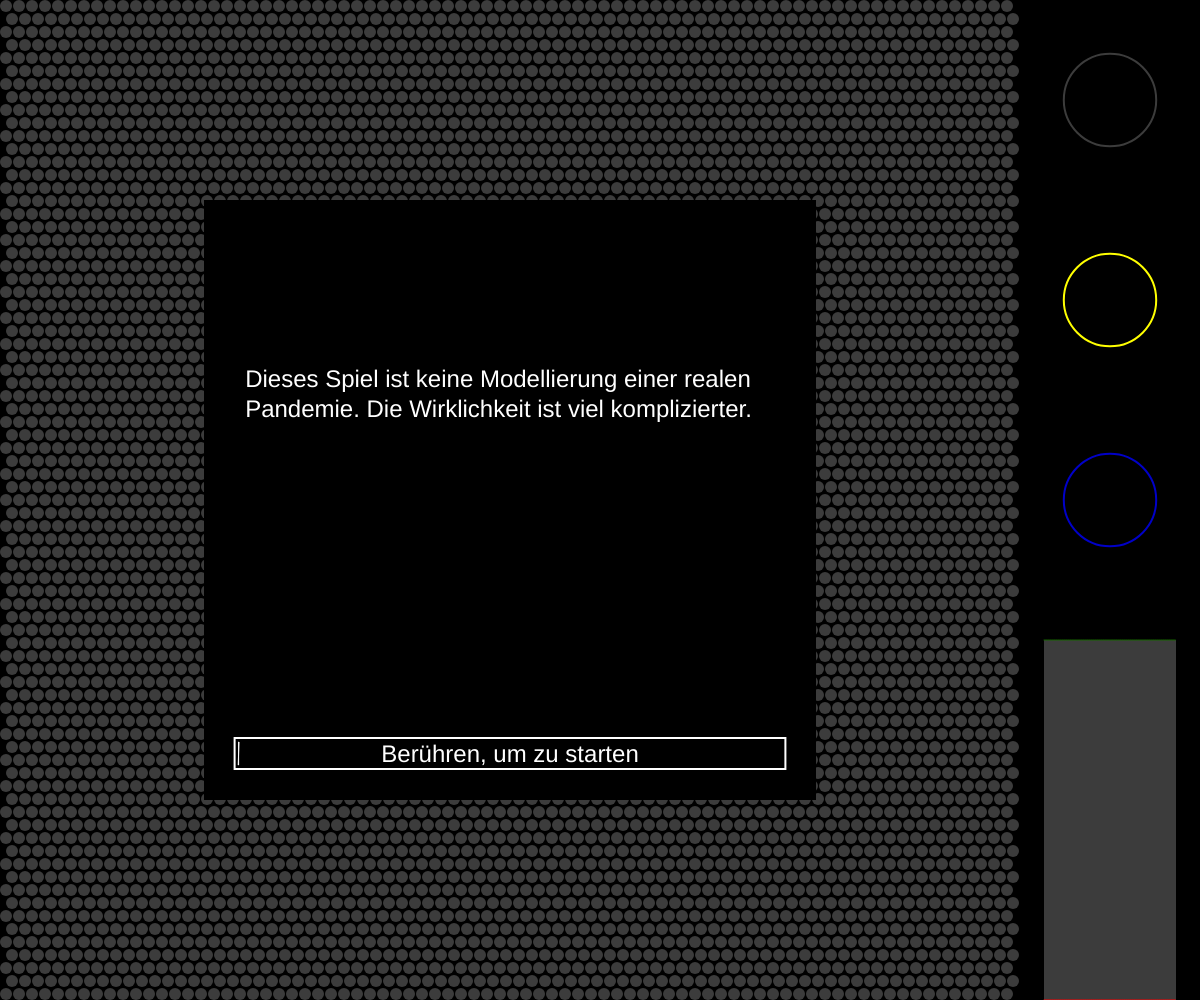
Frame 1 (no input)
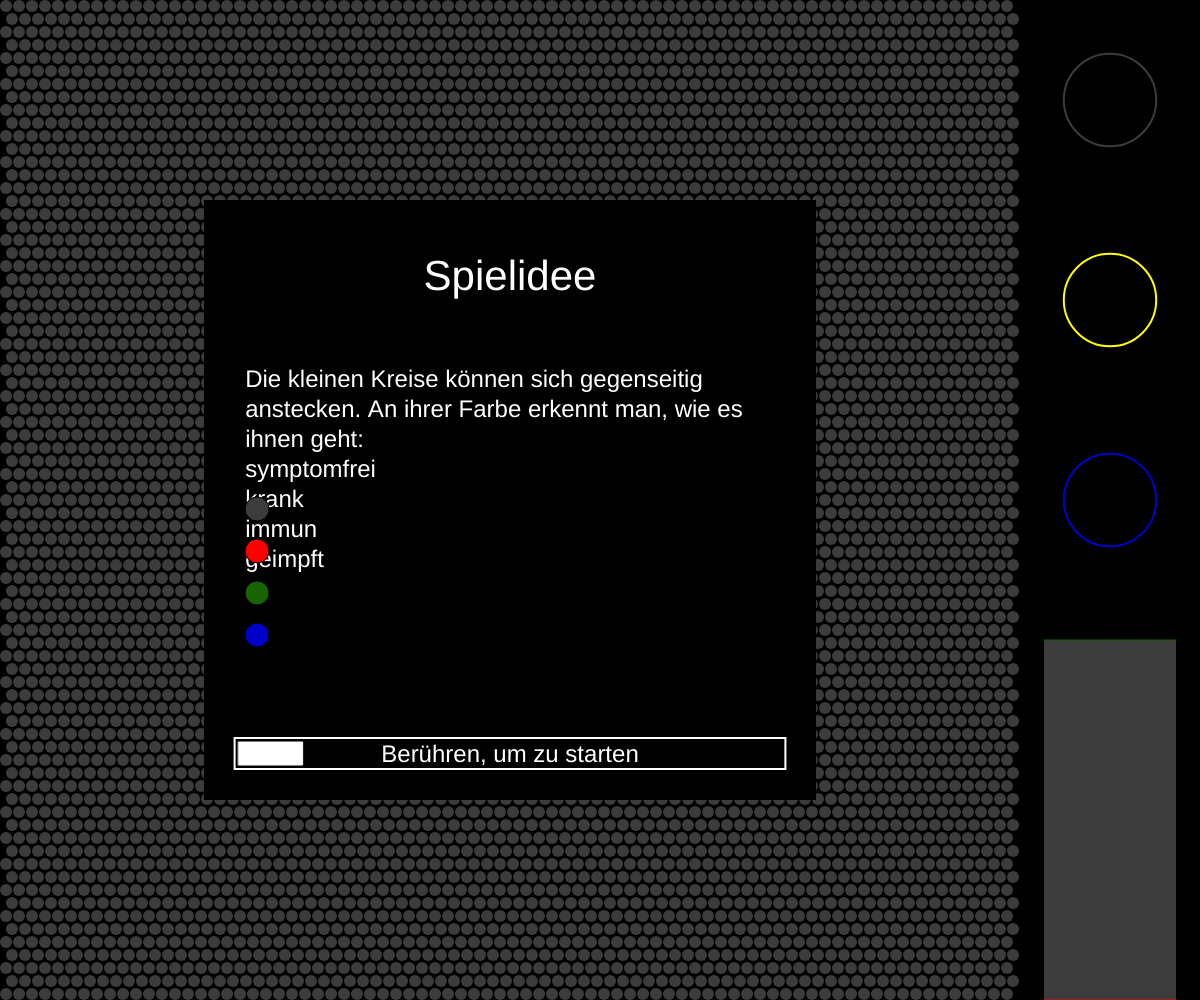
Frame 60 (no input)
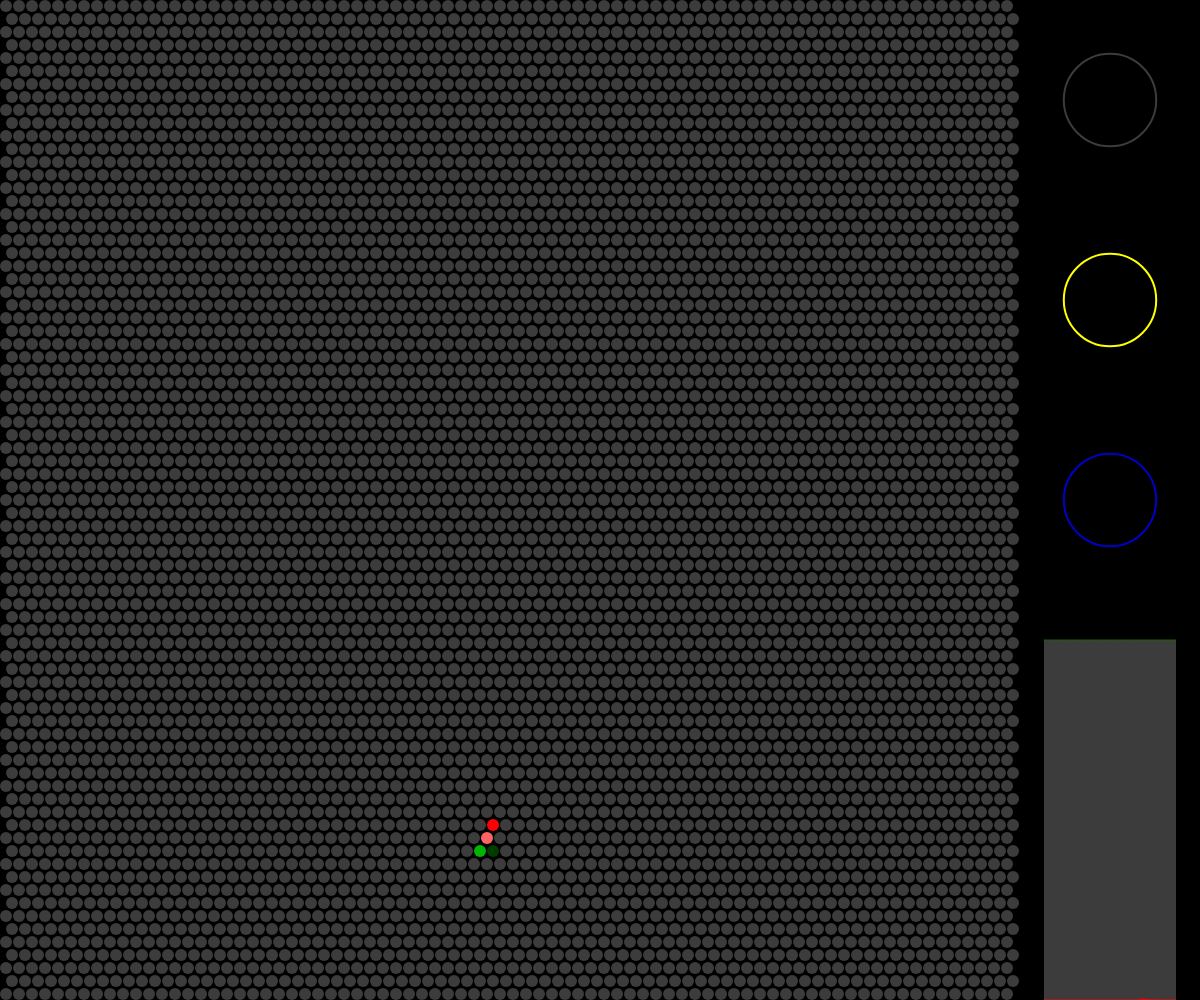
Frame 120 (the mouse pressed at the canvas centre since frame 60)

The p5.js sketch that drew these frames (run headless with seeded random() and noise() and a simulated clock; from frame 60 on, the mouse is pressed at the canvas centre):

// p5.js sketch
// ── sketch.js
class Game {
    size = {};
    sidebar = {
        perc: 15,
        offset: {
            left: 2,
            right: 2,
        },
        el: {},
    };
    people = {
        size: 12,
        space: 1,
        lst: [],
    };
    score = [];
    rate = {
        qsize: 3,
        strong: 0.039,
        weak: 0.013,
        travel: 0.003,
        protection: 0.2,
        begin: {
            protection: 80,
            quarantine: 220,
            vaccinate: 500,
        },
    };
    text = {
        header: 42,
        par: 24,
        margin: 20,
        textmargin: 8,
    }
    intro_ = {
        time: 500,
        counter: 0,
    }
    result_ = {
        time: 100,
        counter: 0,
    }
    load = {
        margin: 5,
        height: 5,
    }
    qzones = [];

    constructor(windowWidth, windowHeight) {
        this.state = 'intro';
        // general measures
        this.size.x = windowWidth / 100 * (100 - this.sidebar.perc);
        this.size.y = windowHeight;
        this.sidebar.size = windowWidth / 100 * this.sidebar.perc;
        this.sidebar.el.start = this.size.x + (windowWidth / 100 * this.sidebar.offset.left);
        this.sidebar.el.stop = windowWidth - (windowWidth / 100 * this.sidebar.offset.right);
        this.sidebar.el.size = this.sidebar.el.stop - this.sidebar.el.start;
        this.sidebar.el.center = this.sidebar.el.start + this.sidebar.el.size / 2;
        this.people.rows = floor(this.size.y / (this.people.size + this.people.space));
        this.people.cols = floor(this.size.x / (this.people.size + this.people.space));
        let offset_x = this.size.x / 100 * this.text.margin;
        let len_x = this.size.x - 2 * offset_x;
        let offset_y = this.size.y / 100 * this.text.margin;
        let len_y = this.size.x - 2 * offset_y;
        this.load.x1 = offset_x + len_x / 100 * this.load.margin;
        this.load.x2 = this.size.x - offset_x - len_x / 100 * this.load.margin;
        this.load.y1 = this.size.y - offset_y - len_y / 100 * this.load.margin - len_y / 100 * this.load.height;
        this.load.y2 = this.size.y - offset_y - len_y / 100 * this.load.margin;
        // control positions
        let ysize = this.size.y * 0.6;
        let offset = (ysize / 3) / 2;
        this.sidebar.el.protect = ysize / 3 - offset;
        this.sidebar.el.quarantine = (ysize / 3) * 2 - offset;
        this.sidebar.el.vaccinate = ysize - offset;
        this.sidebar.el.bsize = this.sidebar.el.size * 0.7;
        // init people
        let index = 0;
        for (let y = 0; y <= this.people.rows; y++) {
            for (let x = 0; x < this.people.cols; x++) {
                this.people.lst[index++] = new Person(
                    (x * (this.people.size + this.people.space)) + (this.people.size / 2) + (y % 2 == 0 ? 0 : this.people.size / 2),
                    (y * (this.people.size + this.people.space)) + (this.people.size / 2),
                    this.people.size, x, y);
            }
        }
        // init score
        this.people.num = index;
        for (let i = 0; i < 200; i++) {
            this.score[i] = [0, 0];
        }
        for (let i = 0; i < this.people.lst.length; i++) {
            this.people.lst[i].findNeighbours(this.people.lst, this.people.cols);
        }
    }

    draw() {
        background(colors.background);

        // game area
        this.people.lst.forEach(person => person.draw());

        // controls
        push();
        textAlign(CENTER);
        textSize(this.text.par);
        fill(colors.background);
        strokeWeight(2);
        stroke(colors['healthy']);
        circle(this.sidebar.el.center, this.sidebar.el.protect, this.sidebar.el.bsize);
        if (this.days > this.rate.begin.protection) {
            stroke(colors['healthy1']);
            strokeWeight(3);
            circle(this.sidebar.el.center, this.sidebar.el.protect, this.sidebar.el.bsize);
            stroke(colors['healthy2']);
            strokeWeight(5);
            circle(this.sidebar.el.center, this.sidebar.el.protect, this.sidebar.el.bsize);
            stroke(colors['healthy3']);
            strokeWeight(8);
            circle(this.sidebar.el.center, this.sidebar.el.protect, this.sidebar.el.bsize);
            stroke(colors['healthy4']);
            strokeWeight(13);
            circle(this.sidebar.el.center, this.sidebar.el.protect, this.sidebar.el.bsize);
            stroke(colors.background);
            fill(colors.text);
            text('Schutz', this.sidebar.el.center, this.sidebar.el.protect + this.sidebar.perc / 4);
        }

        fill(colors.background);
        strokeWeight(2);
        stroke(colors.quarantine);
        circle(this.sidebar.el.center, this.sidebar.el.quarantine, this.sidebar.el.bsize);
        if (this.days > this.rate.begin.quarantine) {
            stroke(colors.quarantine1);
            strokeWeight(3);
            circle(this.sidebar.el.center, this.sidebar.el.quarantine, this.sidebar.el.bsize);
            stroke(colors.quarantine2);
            strokeWeight(5);
            circle(this.sidebar.el.center, this.sidebar.el.quarantine, this.sidebar.el.bsize);
            stroke(colors.quarantine3);
            strokeWeight(8);
            circle(this.sidebar.el.center, this.sidebar.el.quarantine, this.sidebar.el.bsize);
            stroke(colors.quarantine4);
            strokeWeight(13);
            circle(this.sidebar.el.center, this.sidebar.el.quarantine, this.sidebar.el.bsize);
            stroke(colors.background);
            fill(colors.text);
            text('Q', this.sidebar.el.center, this.sidebar.el.quarantine + this.sidebar.perc / 4);
        }

        fill(colors.background);
        strokeWeight(2);
        stroke(colors['-8']);
        circle(this.sidebar.el.center, this.sidebar.el.vaccinate, this.sidebar.el.bsize);
        if (this.days > this.rate.begin.vaccinate) {
            stroke(colors['-81']);
            strokeWeight(3);
            circle(this.sidebar.el.center, this.sidebar.el.vaccinate, this.sidebar.el.bsize);
            stroke(colors['-82']);
            strokeWeight(5);
            circle(this.sidebar.el.center, this.sidebar.el.vaccinate, this.sidebar.el.bsize);
            stroke(colors['-83']);
            strokeWeight(8);
            circle(this.sidebar.el.center, this.sidebar.el.vaccinate, this.sidebar.el.bsize);
            stroke(colors['-84']);
            strokeWeight(13);
            circle(this.sidebar.el.center, this.sidebar.el.vaccinate, this.sidebar.el.bsize);
            stroke(colors.background);
            fill(colors.text);
            text('Impfen', this.sidebar.el.center, this.sidebar.el.vaccinate + this.sidebar.perc / 4);
        }
        pop();

        // score board
        let bad = 0;
        let infected = 0;
        for (let i = 0; i < this.people.lst.length; i++) {
            let person = this.people.lst[i];
            if (person.days > 6 && person.days < 16)
                infected++;
            if (person.days == -9)
                bad++;
        }
        let size = this.size.y * 0.4;
        let offset = size * 0.1;
        let start = this.size.y - size + offset;
        push();
        fill(colors['healthy']);
        noStroke();
        rectMode(CORNERS);
        rect(this.sidebar.el.start, start, this.sidebar.el.stop, this.size.y);
        this.score.splice(0, 1);
        this.score.push([bad, infected]);
        for (let i = 0; i < this.score.length; i++) {
            let x = map(i, 0, this.score.length, this.sidebar.el.start, this.sidebar.el.stop);
            let y0 = map(this.score[i][0], 0, this.people.lst.length, start, this.size.y);
            let y1 = map(this.score[i][1], 0, this.people.lst.length, this.size.y, start);
            strokeWeight(1);
            stroke(colors['-9']);
            line(x, start, x, y0);
            stroke(colors['6']);
            line(x, this.size.y, x, y1);
        }
        pop();
    }

    dialog(header, par, legend) {
        let offset_x = this.size.x / 100 * this.text.margin;
        let offset_y = this.size.y / 100 * this.text.margin;
        let len_x = (this.size.x - 2 * offset_x) / 100 * (100 - 2 * this.text.textmargin);
        let len_y = this.size.y - 2 * offset_y;
        push();
        fill(colors.background);
        rectMode(CORNERS);
        rect(offset_x, offset_y, this.size.x - offset_x, this.size.y - offset_y);
        textAlign(CENTER);
        textSize(this.text.header);
        stroke(colors.background);
        fill(colors.text);
        text(header, this.size.x / 2, offset_y + len_y / 100 * this.text.textmargin + this.text.header);
        textAlign(LEFT);
        textSize(this.text.par);
        text(par, offset_x + len_x / 100 * this.text.textmargin, offset_y + len_y / 100 * (this.text.textmargin + 20), len_x, len_y)
        if (legend) {
            fill(colors.healthy);
            circle(offset_x + len_x / 100 * this.text.textmargin + this.text.par / 2, offset_y + len_y / 100 * (this.text.textmargin + 43.5), this.text.par);
            fill(colors['6']);
            circle(offset_x + len_x / 100 * this.text.textmargin + this.text.par / 2, offset_y + len_y / 100 * (this.text.textmargin + 50.5), this.text.par);
            fill(colors['-9']);
            circle(offset_x + len_x / 100 * this.text.textmargin + this.text.par / 2, offset_y + len_y / 100 * (this.text.textmargin + 57.5), this.text.par);
            fill(colors['-8']);
            circle(offset_x + len_x / 100 * this.text.textmargin + this.text.par / 2, offset_y + len_y / 100 * (this.text.textmargin + 64.5), this.text.par);
        }
        pop();
    }

    loadbar(current, max, txt) {
        let edge = 4
        let percent = map(current, 0, max, this.load.x1 + edge, this.load.x2 - edge);
        push();
        strokeWeight(2);
        stroke(colors.text);
        fill(colors.background);
        rectMode(CORNERS);
        rect(this.load.x1, this.load.y1, this.load.x2, this.load.y2);
        strokeWeight(1);
        fill(colors.text);
        rect(this.load.x1 + edge, this.load.y1 + edge, percent, this.load.y2 - edge);
        stroke(colors.background);
        strokeWeight(2);
        textAlign(CENTER);
        textSize(this.text.par);
        text(txt, (this.load.x2 - this.load.x1) / 2 + this.load.x1, this.load.y1 + this.text.par);
        pop();
    }

    initPlay() {
        this.rate.begin.quarantine = 220;
        this.people.lst.forEach(person => person.days = -1);
        this.people.lst.forEach(person => person.quarantined = false);
        for (let i = 0; i < 200; i++) {
            this.score[i] = [0, 0];
        }
        // first infection
        let p0 = this.people.lst[floor(Math.random() * this.people.lst.length)];
        p0.days = 4;
        let p1 = [];
        p0.neighbours.forEach(i => p1.push(this.people.lst[i].neighbours));
        p1 = p1.flat().filter(onlyUnique);
        p1.filter(i => !p0.neighbours.includes(i)).forEach(i => this.people.lst[i].days = floor(Math.random() * 8));
        this.days = 0;
        this.virulent = true;
        this.vaccinate = false;
        this.protection = false;
    }

    intro() {
        this.draw();
        let timeunit = this.intro_.time / 11;
        let h = '';
        let t = '';
        let legend = false;
        this.days = 0;
        if (this.intro_.counter >= 0 * timeunit) {
            t = 'Dieses Spiel ist keine Modellierung einer realen Pandemie. Die Wirklichkeit ist viel komplizierter.';
        }
        if (this.intro_.counter >= 1 * timeunit) {
            h = 'Spielidee';
            t = 'Die kleinen Kreise können sich gegenseitig anstecken. An ihrer Farbe erkennt man, wie es ihnen geht:\n\t\tsymptomfrei\n\t\tkrank\n\t\timmun\n\t\tgeimpft';
            if (this.intro_.counter < 3 * timeunit)
                legend = true;
        }
        if (this.intro_.counter >= 3 * timeunit) {
            h = 'Spielidee';
            t = 'Bekämpfe die Pandemie durch Schutzmaßnahmen, Quarantäne und Impfung!';
        }
        if (this.intro_.counter >= 4 * timeunit) {
            h = 'Schutz';
            t = 'Ein Klick auf das Schutzsymbol (oben rechts) bewirkt, dass einige Kreise sich besser schützen. Man erkennt sie an ihrer hellgrauen Farbe. Erneutes Klicken erhöht die Anzahl, senkt zugleich aber die allgemeine Vorsicht.';
            this.days = this.rate.begin.protection + 1;
        }
        if (this.intro_.counter >= 6 * timeunit) {
            h = 'Quarantäne';
            t = 'Sobald das gelbe Q erscheint, kann man durch Klicks auf das Spielfeld Quarantänezonen einrichten. Bis zu vier Quarantänezonen sind gleichzeitig möglich.';
            this.days = this.rate.begin.quarantine + 1;
        }
        if (this.intro_.counter >= 8 * timeunit) {
            h = 'Impfen';
            t = 'Ein Klick auf das Impfsymbol startet die Impfkampagne.';
            this.days = this.rate.begin.vaccinate + 1;
        }
        if (this.intro_.counter >= 9 * timeunit) {
            h = 'Spielziel';
            t = 'Je weniger Kreise zum Ende der Pandemie grün sind, desto besser. Denn die grünen Kreise stehen für schwere Krankheitsverläufe.';
        }
        if (this.intro_.counter >= 10 * timeunit) {
            h = 'Los geht\'s!';
            t = 'Zunächst entwickelt sich die Pandemie ungestört. Man muss etwas warten, bevor man sie bekämpfen kann.';
        }
        this.dialog(h, t, legend);
        this.loadbar(this.intro_.counter, this.intro_.time, 'Berühren, um zu starten');
        this.intro_.counter++;
        if (this.intro_.counter == this.intro_.time) {
            this.state = 'intro';
            this.intro_.counter = 0;
        }
    }

    play() {
        this.draw();
        if (frameCount % 1 == 0) {
            if (!this.virulent) {
                this.state = 'result';
                this.draw();
                let t = 'Nach ' + this.days + ' Tagen ist diese Pandemie nun erloschen.'
                if (this.days < this.rate.begin.quarantine) {
                    t += ' Glück gehabt! Gelegentlich versiegt eine Infektionskette durch Zufall.';
                } else {
                    let rate = floor(this.people.lst.filter(person => person.days == -9).length * 100 / this.people.lst.length);
                    t += ' ' + rate + '% der Kreise hatten einen schweren Infektionsverlauf.';
                    if (rate < 20)
                        t += ' Das ist ein ausgezeichnetes Ergebnis.';
                    else if (rate < 32)
                        t += ' Gut! Etwa halb so schlimm wie ohne Maßnahmen.';
                    else if (rate < 47)
                        t += ' Kein gutes Ergebnis. Die Maßnahmen reichten nicht aus!';
                    else
                        t += ' Schlimm! Ein schlechtes Krisenmanagement!';
                }
                this.dialog('Bewertung', t);
            } else {
                // end game when no one is virulent
                this.virulent = this.people.lst.filter(person => person.days > -1).length > 0;
                // infected may infect neighbours
                for (let i = 0; i < this.people.lst.length; i++) {
                    this.people.lst[i].infect(this.people.lst, this.rate);
                }
                // vaccinate one random person
                if (this.days > this.rate.begin.vaccinate && this.vaccinate)
                    this.people.lst[floor(Math.random() * this.people.lst.length)].vaccinate();
                // people put masks on and off
                if (this.protection) {
                    for (let i = 0; i < 8; i++) {
                        let p = this.people.lst[floor(Math.random() * this.people.lst.length)];
                        if (p.days == -1 && Math.random() <= this.rate.protection)
                            p.days = -2;
                        else if (p.days == -2)
                            p.days = -1;
                    }
                }
                this.days++;
            }
        }
    }

    result() {
        this.loadbar(this.result_.counter, this.result_.time, '');
        this.result_.counter++;
        if (this.result_.counter == this.result_.time) {
            this.state = 'intro';
            this.result_.counter = 0;
        }
    }
}


class Person {
    constructor(x, y, size, row, col) {
        this.x = x;
        this.y = y;
        this.size = size;
        this.row = row;
        this.col = col;
        this.days = -1;
        this.infections = 0;
        this.quarantined = false;
    }

    findNeighbours(people, cols) {
        let n = [];
        let he = this;
        people.forEach(function(she) {
            if ((dist(she.x, she.y, he.x, he.y) < (he.size * 1.3)) && (she != he))
                n.push(she.col * cols + she.row);
        });
        this.neighbours = n;
    }

    vaccinate() {
        this.days = -8;
    }

    draw() {
        if (this.quarantined) {
            strokeWeight(1);
            stroke(colors.quarantine);
        } else {
            noStroke();
        }
        fill(colors[this.days]);
        circle(this.x, this.y, this.size);
    }

    infectPerson(other) {
        if (this.quarantined == other.quarantined) {
            if ((other.days == -1) || ((other.days == -2) && (Math.random() < 0.5))) {
                if ((other.row < this.row) || ((other.row == this.row) && (other.col < this.col)))
                    other.days = 0;
                else
                    other.days = 1;
            }
        }
    }

    infect(people, rate) {
        // next day
        if (this.days >= 0 && this.days < 30) {
            this.days++;
        }
        else if (this.days == 30) {
            this.infections++;
            if (this.infections >= 3)
                this.days = -9;
            else
                this.days = -1;
        }
        // infect
        if (this.days >= 4 && this.days < 16) {
            let r = rate.strong;
            if (this.days >= 13 && this.days < 16)
                r = rate.weak;
            // neighbours
            for (let i = 0; i < this.neighbours.length; i++) {
                if (Math.random() < r)
                    this.infectPerson(people[this.neighbours[i]]);
            }
            // travel
            if (this.days >= 4 && this.days < 7 && Math.random() < rate.travel) {
                this.infectPerson(people[floor(Math.random() * people.length)]);
                if (rate.protection > 0.6 && Math.random() < 0.5) {
                    this.infectPerson(people[floor(Math.random() * people.length)]);
                }
            }
        }
    }
}


var colors;
var game;

function onlyUnique(value, index, self) {
    return self.indexOf(value) === index;
}

function setup() {
    var handler = {
        get: function(target, name) {
            return target.hasOwnProperty(name) ? target[name] : color(60,60,60);
        }
    };
    colors = new Proxy({
        text: color(255),
        background: color(0),
        quarantine: color(255,255,0),
        quarantine1: color(255,255,25,200),
        quarantine2: color(255,255,50,150),
        quarantine3: color(255,255,75,100),
        quarantine4: color(255,255,100,50),
        'healthy1': color(85,85,85,200),
        'healthy2': color(110,110,110,150),
        'healthy3': color(135,135,135,100),
        'healthy4': color(170,170,170,50),
        '-9': color(24,100,0),      // dauerhaft immun
        '-8': color(0,0,200),       // geimpft, deshalb immun
        '-81': color(10,10,255,200),
        '-82': color(20,20,255,150),
        '-83': color(40,40,255,100),
        '-84': color(70,70,255,50),
        '-2': color(100,100,100),   // Mundschutz
        '6': color(255,0,0),        // ansteckend (Tage 4-5 ohne Farbe!)
        '7': color(255,0,0),        // ansteckend (Tage 4-5 ohne Farbe!)
        '8': color(255,0,0),        // ansteckend (Tage 4-5 ohne Farbe!)
        '9': color(255,0,0),        // ansteckend (Tage 4-5 ohne Farbe!)
        '10': color(255,25,25),     // ansteckend
        '11': color(255,50,50),     // ansteckend
        '12': color(255,75,75),     // ansteckend
        '13': color(255,100,100),   // schwach ansteckend
        '14': color(255,100,100),   // schwach ansteckend
        '15': color(200,150,100),   // schwach ansteckend
        '16': color(0,200,0),       // vorübergehend immun 16-30
        '17': color(0,200,0),
        '18': color(0,180,0),
        '19': color(0,180,0),
        '20': color(0,160,0),
        '21': color(0,160,0),
        '22': color(0,140,0),
        '23': color(0,140,0),
        '24': color(0,120,0),
        '25': color(0,120,0),
        '26': color(0,100,0),
        '27': color(0,100,0),
        '28': color(0,80,0),
        '29': color(0,80,0),
        '30': color(0,60,0),
    }, handler);
    game = new Game(windowWidth, windowHeight);
    createCanvas(windowWidth, windowHeight);
}

function draw() {
    switch (game.state) {
        case 'intro':
            game.intro();
            break;
        case 'play':
            game.play();
            break;
        case 'result':
            game.result();
            break;
        default:
    }
}

function mousePressed() {
    switch (game.state) {
        case 'intro':
            game.intro_.counter = 0;
            game.state = 'play';
            game.initPlay();
            break;
        case 'play':
            if (dist(mouseX, mouseY, game.sidebar.el.center, game.sidebar.el.protect) < (game.sidebar.el.bsize / 2)) {
                if ((game.rate.begin.protection < game.days) && !game.protection) {
                    game.protection = true;
                } else if (game.protection) {
                    game.rate.protection = 0.3 + 0.7 * game.rate.protection;
                    if (game.rate.begin.quarantine > game.days)
                        console.log(game.rate.protection, game.rate.begin.quarantine, game.days); // TODO investigate
                        game.rate.begin.quarantine += 20;
                }
            } else if (game.size.x > mouseX && game.size.y > mouseY) {
                if (game.rate.begin.quarantine < game.days) {
                    let q = [];
                    game.people.lst.forEach(function(person) {
                        if (dist(person.x, person.y, mouseX, mouseY) < game.rate.qsize * game.people.size) // TODO always select nice shape
                            q.push(person.col * game.people.cols + person.row);
                    });
                    if (game.qzones.length > 3) {
                        let q_old = game.qzones.splice(0, 1).flat();
                        q_old.forEach(i => game.people.lst[i].quarantined = false);
                        game.qzones.push(q);
                    } else {
                        game.qzones.push(q);
                    }
                    q.forEach(i => game.people.lst[i].quarantined = true);
                }
            } else if (dist(mouseX, mouseY, game.sidebar.el.center, game.sidebar.el.vaccinate) < (game.sidebar.el.bsize / 2)) {
                if (game.rate.begin.vaccinate < game.days) {
                    game.vaccinate = true;
                }
            }
            break;
        case 'result':
            break;
        default:
    }
}
